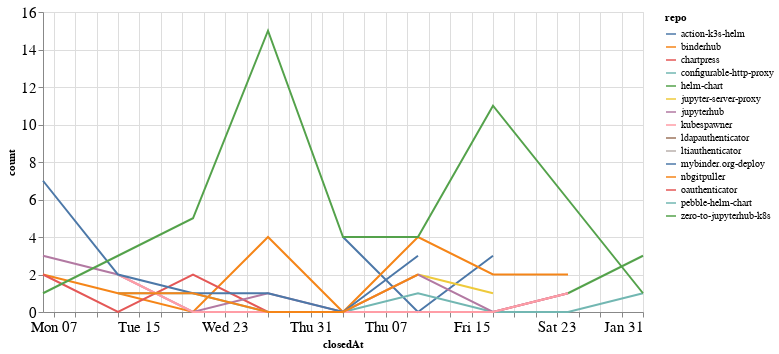

Here is the notebook cell this chart was saved with:
### Code cell
closed_by_time = closed_by.groupby('repo').resample('W', on='closedAt').count()['author'].reset_index()
closed_by_time = closed_by_time.rename(columns={'author': 'count'})

alt.Chart(closed_by_time, width=600).mark_line().encode(
    x='closedAt',
    y='count',
    color='repo',
    tooltip="repo"
)

### Figure 1 — Vega-Lite specification as saved in the notebook (floating-point values rounded to 4 significant figures)
{"config": {"axisLeft": {"labelFontSize": 15}, "axisBottom": {"labelFontSize": 15}}, "data": {"name": "data-38abc7d5dcd80cd818a269d9a35d89f7"}, "mark": "line", "encoding": {"color": {"type": "nominal", "field": "repo"}, "tooltip": {"type": "nominal", "field": "repo"}, "x": {"type": "temporal", "field": "closedAt"}, "y": {"type": "quantitative", "field": "count"}}, "width": 600, "$schema": "https://vega.github.io/schema/vega-lite/v4.8.1.json", "datasets": {"data-38abc7d5dcd80cd818a269d9a35d89f7": [{"repo": "action-k3s-helm", "closedAt": "2021-01-03T00:00:00", "count": 4}, {"repo": "action-k3s-helm", "closedAt": "2021-01-10T00:00:00", "count": 0}, {"repo": "action-k3s-helm", "closedAt": "2021-01-17T00:00:00", "count": 3}, {"repo": "binderhub", "closedAt": "2020-12-06T00:00:00", "count": 2}, {"repo": "binderhub", "closedAt": "2020-12-13T00:00:00", "count": 1}, {"repo": "binderhub", "closedAt": "2020-12-20T00:00:00", "count": 0}, {"repo": "binderhub", "closedAt": "2020-12-27T00:00:00", "count": 4}, {"repo": "binderhub", "closedAt": "2021-01-03T00:00:00", "count": 0}, {"repo": "binderhub", "closedAt": "2021-01-10T00:00:00", "count": 4}, {"repo": "binderhub", "closedAt": "2021-01-17T00:00:00", "count": 2}, {"repo": "binderhub", "closedAt": "2021-01-24T00:00:00", "count": 2}, {"repo": "chartpress", "closedAt": "2020-12-06T00:00:00", "count": 2}, {"repo": "chartpress", "closedAt": "2020-12-13T00:00:00", "count": 0}, {"repo": "chartpress", "closedAt": "2020-12-20T00:00:00", "count": 2}, {"repo": "chartpress", "closedAt": "2020-12-27T00:00:00", "count": 0}, {"repo": "chartpress", "closedAt": "2021-01-03T00:00:00", "count": 0}, {"repo": "chartpress", "closedAt": "2021-01-10T00:00:00", "count": 0}, {"repo": "chartpress", "closedAt": "2021-01-17T00:00:00", "count": 0}, {"repo": "chartpress", "closedAt": "2021-01-24T00:00:00", "count": 1}, {"repo": "configurable-http-proxy", "closedAt": "2020-12-13T00:00:00", "count": 1}, {"repo": "configurable-http-proxy", "closedAt": "2020-12-20T00:00:00", "count": 1}, {"repo": "configurable-http-proxy", "closedAt": "2020-12-27T00:00:00", "count": 0}, {"repo": "configurable-http-proxy", "closedAt": "2021-01-03T00:00:00", "count": 0}, {"repo": "configurable-http-proxy", "closedAt": "2021-01-10T00:00:00", "count": 1}, {"repo": "configurable-http-proxy", "closedAt": "2021-01-17T00:00:00", "count": 0}, {"repo": "configurable-http-proxy", "closedAt": "2021-01-24T00:00:00", "count": 0}, {"repo": "configurable-http-proxy", "closedAt": "2021-01-31T00:00:00", "count": 1}, {"repo": "helm-chart", "closedAt": "2021-01-24T00:00:00", "count": 1}, {"repo": "helm-chart", "closedAt": "2021-01-31T00:00:00", "count": 3}, {"repo": "jupyter-server-proxy", "closedAt": "2021-01-10T00:00:00", "count": 2}, {"repo": "jupyter-server-proxy", "closedAt": "2021-01-17T00:00:00", "count": 1}, {"repo": "jupyterhub", "closedAt": "2020-12-06T00:00:00", "count": 3}, {"repo": "jupyterhub", "closedAt": "2020-12-13T00:00:00", "count": 2}, {"repo": "jupyterhub", "closedAt": "2020-12-20T00:00:00", "count": 0}, {"repo": "jupyterhub", "closedAt": "2020-12-27T00:00:00", "count": 1}, {"repo": "jupyterhub", "closedAt": "2021-01-03T00:00:00", "count": 0}, {"repo": "jupyterhub", "closedAt": "2021-01-10T00:00:00", "count": 2}, {"repo": "jupyterhub", "closedAt": "2021-01-17T00:00:00", "count": 0}, {"repo": "jupyterhub", "closedAt": "2021-01-24T00:00:00", "count": 1}, {"repo": "kubespawner", "closedAt": "2020-12-13T00:00:00", "count": 2}, {"repo": "kubespawner", "closedAt": "2020-12-20T00:00:00", "count": 0}, {"repo": "kubespawner", "closedAt": "2020-12-27T00:00:00", "count": 0}, {"repo": "kubespawner", "closedAt": "2021-01-03T00:00:00", "count": 0}, {"repo": "kubespawner", "closedAt": "2021-01-10T00:00:00", "count": 0}, {"repo": "kubespawner", "closedAt": "2021-01-17T00:00:00", "count": 0}, {"repo": "kubespawner", "closedAt": "2021-01-24T00:00:00", "count": 1}, {"repo": "ldapauthenticator", "closedAt": "2020-12-13T00:00:00", "count": 1}, {"repo": "ltiauthenticator", "closedAt": "2020-12-06T00:00:00", "count": 1}, {"repo": "mybinder.org-deploy", "closedAt": "2020-12-06T00:00:00", "count": 7}, {"repo": "mybinder.org-deploy", "closedAt": "2020-12-13T00:00:00", "count": 2}, {"repo": "mybinder.org-deploy", "closedAt": "2020-12-20T00:00:00", "count": 1}, {"repo": "mybinder.org-deploy", "closedAt": "2020-12-27T00:00:00", "count": 1}, {"repo": "mybinder.org-deploy", "closedAt": "2021-01-03T00:00:00", "count": 0}, {"repo": "mybinder.org-deploy", "closedAt": "2021-01-10T00:00:00", "count": 3}, {"repo": "nbgitpuller", "closedAt": "2020-12-13T00:00:00", "count": 1}, {"repo": "nbgitpuller", "closedAt": "2020-12-20T00:00:00", "count": 1}, {"repo": "nbgitpuller", "closedAt": "2020-12-27T00:00:00", "count": 0}, {"repo": "nbgitpuller", "closedAt": "2021-01-03T00:00:00", "count": 0}, {"repo": "nbgitpuller", "closedAt": "2021-01-10T00:00:00", "count": 2}, {"repo": "oauthenticator", "closedAt": "2020-12-06T00:00:00", "count": 3}, {"repo": "pebble-helm-chart", "closedAt": "2020-12-13T00:00:00", "count": 1}, {"repo": "zero-to-jupyterhub-k8s", "closedAt": "2020-12-06T00:00:00", "count": 1}, {"repo": "zero-to-jupyterhub-k8s", "closedAt": "2020-12-13T00:00:00", "count": 3}, {"repo": "zero-to-jupyterhub-k8s", "closedAt": "2020-12-20T00:00:00", "count": 5}, {"repo": "zero-to-jupyterhub-k8s", "closedAt": "2020-12-27T00:00:00", "count": 15}, {"repo": "zero-to-jupyterhub-k8s", "closedAt": "2021-01-03T00:00:00", "count": 4}, {"repo": "zero-to-jupyterhub-k8s", "closedAt": "2021-01-10T00:00:00", "count": 4}, {"repo": "zero-to-jupyterhub-k8s", "closedAt": "2021-01-17T00:00:00", "count": 11}, {"repo": "zero-to-jupyterhub-k8s", "closedAt": "2021-01-24T00:00:00", "count": 6}, {"repo": "zero-to-jupyterhub-k8s", "closedAt": "2021-01-31T00:00:00", "count": 1}]}}
